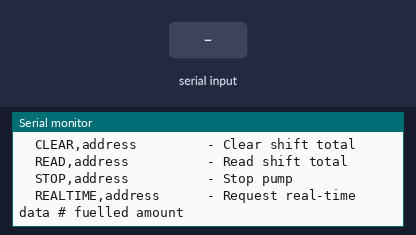
Simulated run of this sketch. Board: ESP32. Parts: the last lines printed to the serial monitor. The inputs (shaded band) are chosen by the test bench.

Above: at 1.2 s.
1.3 s: "PRICE,1\n" received over Serial
At 2.3 s:
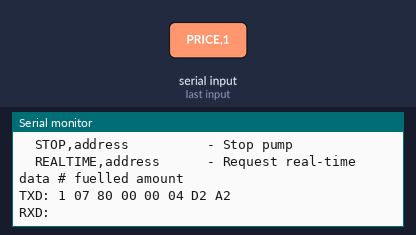
2.8 s: "PRICE,1\n" received over the second serial link
At 4.0 s:
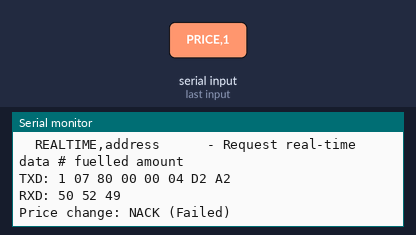
4.3 s: "PRICE,150\n" received over Serial
At 5.5 s:
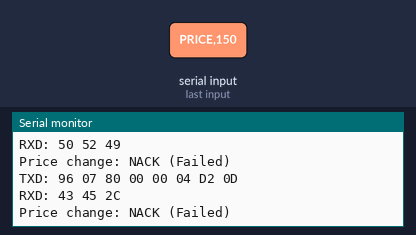
5.8 s: "CLEAR,1\n" received over Serial
At 6.9 s:
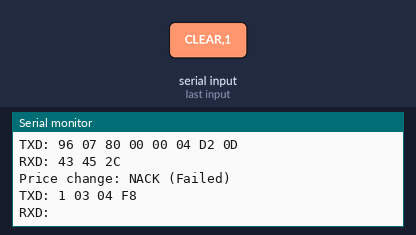
7.3 s: "PRICE,150\n" received over the second serial link
At 7.7 s:
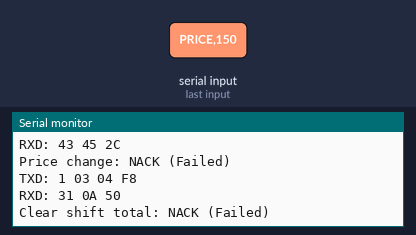
8.8 s: "CLEAR,150\n" received over Serial
At 9.2 s:
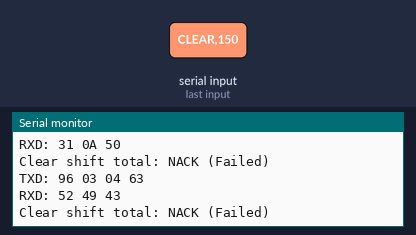

The sketch:

redstart_on_ground_test.ino
```cpp
// Constants for commands
#define CMD_PRICE_CHANGE 0
#define CMD_CLEAR_SHIFT  1
#define CMD_READ_SHIFT   2
#define CMD_STOP_PUMP    3
#define CMD_REALTIME     4

// Buffer for receiving data from dispenser
#define MAX_BUFFER_SIZE 20
byte inputBuffer[MAX_BUFFER_SIZE];
int bufferIndex = 0;

// Command processing variables
byte dispenserAddress = 1;
unsigned long priceValue = 1234;
int currentCommand = -1;
unsigned long commandStartTime = 0;
bool waitingForResponse = false;
int expectedResponseLength = 0;

void setup() {
  // Initialize serial communication with computer
  Serial.begin(115200);
  Serial1.begin(2400, SERIAL_8E1,16,17);

  Serial.println(F("Fuel Dispenser Control"));
  Serial.println(F("Commands:"));
  Serial.println(F("  PRICE,address,value   - Change price # price set" ));
  Serial.println(F("  CLEAR,address         - Clear shift total"));
  Serial.println(F("  READ,address          - Read shift total"));
  Serial.println(F("  STOP,address          - Stop pump"));
  Serial.println(F("  REALTIME,address      - Request real-time data # fuelled amount"));
  Serial.println();
}

void loop() {
  // Check for commands from Serial Monitor
  if (Serial.available()) {
    processSerialCommand();
  }

  // Check for response from dispenser if we're waiting for one
  if (waitingForResponse) {
    checkDispenserResponse();

    // Check for timeout (3 seconds)
    if (millis() - commandStartTime > 3000) {
      Serial.println(F("Response timeout"));
      waitingForResponse = false;
    }
  }
}

void processSerialCommand() {
  // Read command from Serial Monitor
  String command = Serial.readStringUntil('\n');
  command.trim();

  // Parse command
  int firstComma = command.indexOf(',');
  if (firstComma == -1) {
    Serial.println(F("Invalid command format. Use: COMMAND,ADDRESS[,DATA]"));
    return;
  }

  String cmdType = command.substring(0, firstComma);
  cmdType.toUpperCase();

  // Extract address
  int secondComma = command.indexOf(',', firstComma + 1);
  String addressStr;

  if (secondComma == -1) {
    addressStr = command.substring(firstComma + 1);
  } else {
    addressStr = command.substring(firstComma + 1, secondComma);
  }

  dispenserAddress = addressStr.toInt();

  // Process command type
  if (cmdType == "PRICE") {
    if (secondComma == -1) {
      priceValue = 1234; // Default value
    } else {
      priceValue = command.substring(secondComma + 1).toInt();
    }
    sendCommand(CMD_PRICE_CHANGE);
  }
  else if (cmdType == "CLEAR") {
    sendCommand(CMD_CLEAR_SHIFT);
  }
  else if (cmdType == "READ") {
    sendCommand(CMD_READ_SHIFT);
  }
  else if (cmdType == "STOP") {
    sendCommand(CMD_STOP_PUMP);
  }
  else if (cmdType == "REALTIME") {
    sendCommand(CMD_REALTIME);
  }
  else {
    Serial.println(F("Unknown command. Valid commands: PRICE, CLEAR, READ, STOP, REALTIME"));
  }
}

void sendCommand(int command) {
  // Store current command
  currentCommand = command;

  // Step 1: Send address byte with mark parity
  Serial1.end();
  Serial1.begin(2400, SERIAL_8O1,16,17); // 8 data bits, mark parity, 1 stop bit
  Serial1.write(dispenserAddress);
  delay(10); // Short delay to ensure byte is sent

  // Step 2: Send command with space parity
  Serial1.end();
  Serial1.begin(2400, SERIAL_8E1,16,17); // 8 data bits, space parity, 1 stop bit

  // Prepare command bytes based on command type
  byte outBytes[7]; // Max size needed
  int outLength = 0;
  byte checksum = 0;

  switch (command) {
    case CMD_PRICE_CHANGE:
      outBytes[0] = 0x07;
      outBytes[1] = 0x80;
      outBytes[2] = (priceValue >> 24) & 0xFF;
      outBytes[3] = (priceValue >> 16) & 0xFF;
      outBytes[4] = (priceValue >> 8) & 0xFF;
      outBytes[5] = priceValue & 0xFF;
      outLength = 6;
      break;

    case CMD_CLEAR_SHIFT:
      outBytes[0] = 0x03;
      outBytes[1] = 0x04;
      outLength = 2;
      break;

    case CMD_READ_SHIFT:
      outBytes[0] = 0x03;
      outBytes[1] = 0x8D;
      outLength = 2;
      break;

    case CMD_STOP_PUMP:
      outBytes[0] = 0x03;
      outBytes[1] = 0x10;
      outLength = 2;
      break;

    case CMD_REALTIME:
      outBytes[0] = 0x03;
      outBytes[1] = 0x8F;
      outLength = 2;
      break;
  }

  // Calculate checksum
  unsigned int sum = dispenserAddress;
  for (int i = 0; i < outLength; i++) {
    sum += outBytes[i];
  }
  checksum = (0x10000 - sum) & 0xFF;
  outBytes[outLength] = checksum;
  outLength++;

  // Send command bytes
  for (int i = 0; i < outLength; i++) {
    Serial1.write(outBytes[i]);
  }

  // Debug output
  Serial.print(F("TXD: "));
  Serial.print(dispenserAddress, HEX);
  Serial.print(F(" "));
  for (int i = 0; i < outLength; i++) {
    if (outBytes[i] < 0x10) Serial.print(F("0"));
    Serial.print(outBytes[i], HEX);
    Serial.print(F(" "));
  }
  Serial.println();

  // Set up for response
  Serial.print(F("RXD: "));
  bufferIndex = 0;
  waitingForResponse = true;
  commandStartTime = millis();

  // Set expected response length based on command
  switch (command) {
    case CMD_PRICE_CHANGE:
    case CMD_CLEAR_SHIFT:
    case CMD_STOP_PUMP:
      expectedResponseLength = 3;
      break;
    case CMD_READ_SHIFT:
      expectedResponseLength = 15;
      break;
    case CMD_REALTIME:
      expectedResponseLength = 13;
      break;
  }
}

void checkDispenserResponse() {
  // Check if data is available from dispenser
  while (Serial1.available() && bufferIndex < MAX_BUFFER_SIZE) {
    inputBuffer[bufferIndex] = Serial1.read();
    bufferIndex++;

    // If we've received the expected number of bytes, process the response
    if (bufferIndex >= expectedResponseLength) {
      processResponse();
      waitingForResponse = false;
      break;
    }
  }
}

void processResponse() {
  // Print raw response bytes
  for (int i = 0; i < bufferIndex; i++) {
    if (inputBuffer[i] < 0x10) Serial.print(F("0"));
    Serial.print(inputBuffer[i], HEX);
    Serial.print(F(" "));
  }
  Serial.println();

  // Process response based on command type
  switch (currentCommand) {
    case CMD_PRICE_CHANGE:
      if (bufferIndex >= 3) {
        if (inputBuffer[1] == 0x06) {
          Serial.println(F("Price change: ACK (Success)"));
        } else {
          Serial.println(F("Price change: NACK (Failed)"));
        }
      }
      break;

    case CMD_CLEAR_SHIFT:
      if (bufferIndex >= 3) {
        if (inputBuffer[1] == 0x06) {
          Serial.println(F("Clear shift total: ACK (Success)"));
        } else {
          Serial.println(F("Clear shift total: NACK (Failed)"));
        }
      }
      break;

    case CMD_READ_SHIFT:
      if (bufferIndex >= 15) {
        // Extract volume and amount from response
        unsigned long volume = 0;
        unsigned long amount = 0;

        // Volume is in bytes 2-5
        volume = ((unsigned long)inputBuffer[2] << 24) |
                 ((unsigned long)inputBuffer[3] << 16) |
                 ((unsigned long)inputBuffer[4] << 8) |
                 inputBuffer[5];

        // Amount is in bytes 6-9
        amount = ((unsigned long)inputBuffer[6] << 24) |
                 ((unsigned long)inputBuffer[7] << 16) |
                 ((unsigned long)inputBuffer[8] << 8) |
                 inputBuffer[9];

        Serial.print(F("Shift Total - Volume: "));
        Serial.print(volume);
        Serial.print(F(", Amount: "));
        Serial.println(amount);
      }
      break;

    case CMD_STOP_PUMP:
      if (bufferIndex >= 3) {
        if (inputBuffer[1] == 0x06) {
          Serial.println(F("Stop pump: ACK (Success)"));
        } else {
          Serial.println(F("Stop pump: NACK (Failed)"));
        }
      }
      break;

    case CMD_REALTIME:
      if (bufferIndex >= 13) {
        // Extract status, volume and amount from response
        byte status = inputBuffer[2];
        unsigned long volume = 0;
        unsigned long amount = 0;

        // Volume is in bytes 3-6
        volume = ((unsigned long)inputBuffer[3] << 24) |
                 ((unsigned long)inputBuffer[4] << 16) |
                 ((unsigned long)inputBuffer[5] << 8) |
                 inputBuffer[6];

        // Amount is in bytes 7-10
        amount = ((unsigned long)inputBuffer[7] << 24) |
                 ((unsigned long)inputBuffer[8] << 16) |
                 ((unsigned long)inputBuffer[9] << 8) |
                 inputBuffer[10];

        Serial.print(F("Real-time data - Status: "));
        Serial.print(status, HEX);
        Serial.print(F(", Volume: "));
        Serial.print(volume);
        Serial.print(F(", Amount: "));
        Serial.println(amount);
      }
      break;
  }
}
```

Measured:
- after the input at 1.3 s, the serial monitor: prints a new line at once (image 1)
- after the input at 2.8 s, the serial monitor: prints a new line at once (image 2)
- after the input at 4.3 s, the serial monitor: prints a new line at once (image 3)
- after the input at 5.8 s, the serial monitor: prints a new line at once (image 4)
- after the input at 7.3 s, the serial monitor: prints a new line at once (image 5)
- after the input at 8.8 s, the serial monitor: prints a new line at once (image 6)
